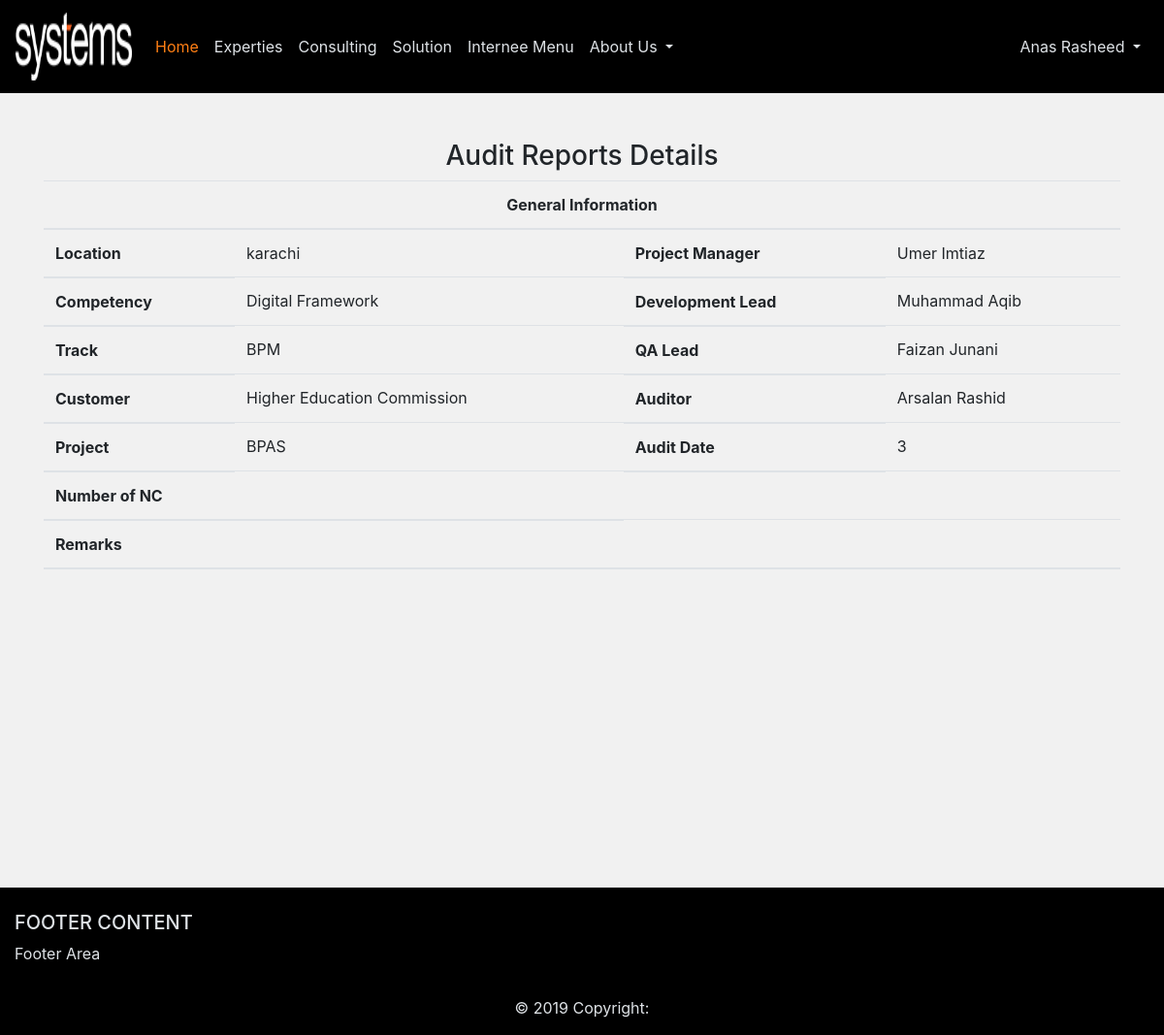
Page /Systems/view-report.php?id=1 (signed in) on the committed database.
### tables this page shows
CREATE TABLE `audit` (
  `id` int(11) NOT NULL,
  `aduitDate` varchar(20) NOT NULL,
  `auditor` varchar(60) NOT NULL,
  `competency` varchar(40) NOT NULL,
  `Customer` varchar(60) NOT NULL,
  `Lead` varchar(40) NOT NULL,
  `location` varchar(40) NOT NULL,
  `projectManager` varchar(40) NOT NULL,
  `projectName` varchar(60) NOT NULL,
  `qaLead` varchar(40) NOT NULL,
  `remarks` text NOT NULL,
  `Total_NC` int(11) NOT NULL,
  `tracks` varchar(40) NOT NULL
);

### Systems/view-report.php (the view, shortened to what this page needs)
<?php
include('config/header.php');
?>
<br/>
<br/>
<h3 class="h3 text-center" >Audit Reports Details</h3>
<div class="container">
  <div class="row">
    <div class="col-12">
<table  class="table text-center table-hover">
  <thead>
  	 	<?php
  	$id=$_GET['id'];
$query="select * from `audit` where id=$id";
$sql=mysqli_query($connect, $query);
$rows=mysqli_num_rows($sql);
if($rows==1){
	while($row=mysqli_fetch_assoc($sql)){
		$location=$row['location'];
		$competency=$row['competency'];
		$customer=$row['Customer'];
		$track=$row['tracks'];
		$auditDate=$row['aduitDate'];
		$Project=$row['projectName'];
    	$projectManager=$row['projectManager'];
    	$lead=$row['Lead'];
    	$qalead=$row['qaLead'];
    	$auditor=$row['auditor'];
    	$nc=$row['NC'];
      $remarks=$row['remarks'];
?>
    <tr>
      <th scope="col" colspan="8" style="text-align:center;">General Information
      <tr>
      <th scope="col" style="text-align:left">Location</th>
      <td style="text-align:left"><?php echo $location;?></td>
      <th scope="col" style="text-align:left">Project Manager</th>
      <td style="text-align:left"><?php echo $projectManager;?></td>
    <tr>
      <th scope="col" style="text-align:left">Competency</th>
      <td style="text-align:left"><?php echo $competency;?></td>
      <th scope="col" style="text-align:left">Development Lead</th>
      <td style="text-align:left"><?php echo $lead;?></td>
      <tr>
      <th scope="col" style="text-align:left">Track</th>
		<td style="text-align:left"><?php echo $track;?></td>
	  <th scope="col" style="text-align:left">QA Lead</th>
		<td style="text-align:left"><?php echo $qalead;?></td>
      <tr>
      <th scope="col" style="text-align:left">Customer</th>
      <td style="text-align:left"><?php echo $customer;?></td>
      <th scope="col" style="text-align:left">Auditor</th>
      <td style="text-align:left"><?php echo $auditor;?></td>
      <tr>
      <th scope="col" style="text-align:left">Project</th>
      <td style="text-align:left"><?php echo $Project;?></td>
      <th scope="col" style="text-align:left">Audit Date</th>
      <td style="text-align:left"><?php echo $auditDate;?></td>
      <tr>
      <th scope="col" colspan="2" style="text-align:left">Number of NC </th>
      <td colspan="2" style="text-align:right"><?php echo $nc;?></td>
      </tr>
  </tr>
  </tr>
  </tr>
  </tr>
  </tr>
  </tr>
    <tr>
      <th scope="col" colspan="4" style="text-align:left">Remarks</th>
    </tr>
    <tr>
      <td colspan="4" style="text-align:left"><?php echo $remarks;?></td>
    </tr>
  </thead>
  <?php	}
}
?>
</table>
</div>
</div>
</div>
<br>
 <br>
 <br>
 <br>
 <br>
 <br>
 <br>
 <br>
 <br>
 <br>
 <br>
 <br>
<?php
include('config/footer.php');
 ?>

### Systems/view-report.php (style rules this page uses)
body { background-color: #f1f1f1; }
table { left:50px; }

### rows in the picture
audit: location "karachi", projectManager "Umer Imtiaz", competency "Digital Framework", Lead "Muhammad Aqib", tracks "BPM", qaLead "Faizan Junani", Customer "Higher Education Commission", auditor "Arsalan Rashid", projectName "BPAS", aduitDate "3"

### other values in the picture
$fname "Anas"
$lname "Rasheed"
